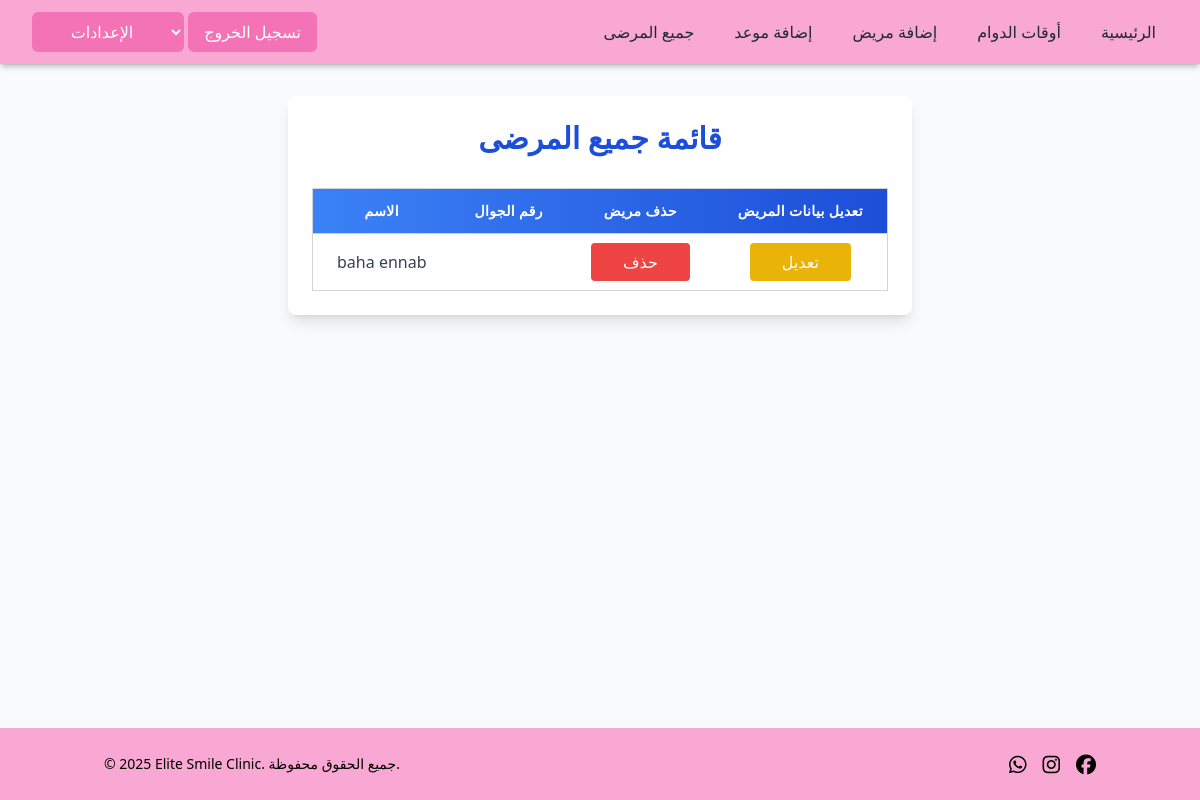
Before: /doctor/all_patients with the older database file.
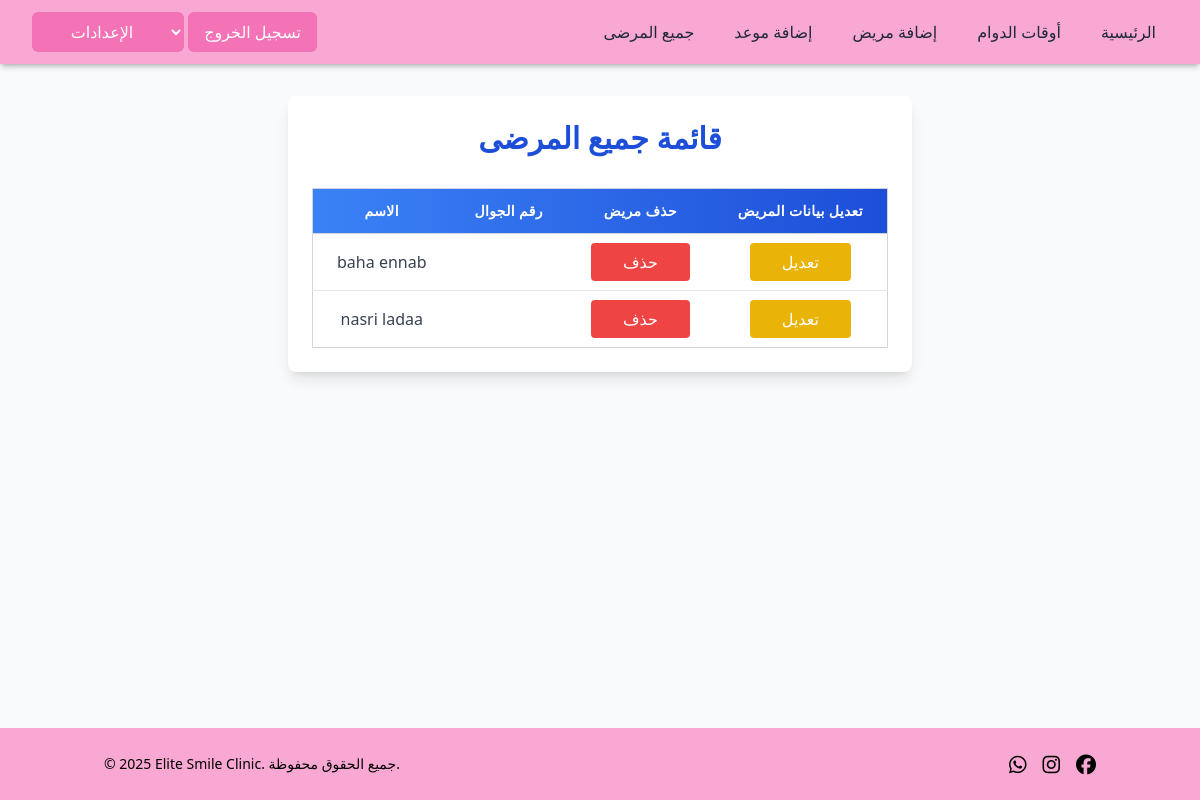
After: the same page with the newer database file.
### clinic_app/models.py (models this page shows, shortened)
class User(models.Model):
    first_name = models.CharField(max_length=255)
    last_name = models.CharField(max_length=255)
    email = models.CharField(max_length=255)
    password = models.CharField(max_length=255)
    role = models.CharField(max_length=255, default='patient')
    doctor = models.ForeignKey('self', null=True, blank=True, on_delete=models.SET_NULL, related_name='patients')
    birth_date = models.DateField(blank=True, null=True)
    gender = models.CharField(max_length=10, blank=True)  # No need for null=True in CharField
    social_status = models.CharField(max_length=20, blank=True)
    id_number = models.CharField(max_length=20, blank=True)
    phone = models.CharField(max_length=20, blank=True)
    chronic_disease = models.BooleanField(default=False)
    takes_medications = models.BooleanField(default=False)
    drug_allergy = models.BooleanField(default=False)
    allergy_details = models.TextField(blank=True)
    dialysis =models.BooleanField(default=False)
    treatment_plan = models.TextField(blank=True)
    created_at = models.DateTimeField(auto_now_add=True)
    updated_at = models.DateTimeField(auto_now=True)
    objects = UserManager()

### doctor_app/views.py (the view)
# urls.py: path('all_patients', views.all_patients, name='all_patients_display'),
def all_patients(request):
    context = {
            'patients': User.objects.filter(role='patient')
        }
    return render(request, 'doctor/all_patients_display.html', context)

### doctor_app/templates/doctor/all_patients_display.html (shortened to what this page needs)
<!DOCTYPE html>
<html lang="en">
<head>
    <script src="https://cdn.tailwindcss.com"></script>
</head>
    <body class="flex flex-col min-h-screen bg-gray-50 font-sans">
    <div dir="ltr" class="shadow-md bg-white">
        {% include 'doctor/navbardoctor.html' %}
    </div>
    <main class="flex-grow max-w-6xl mx-auto px-4 py-8">
        <div class="bg-white shadow-lg rounded-lg p-6">
            <h1 class="text-3xl font-bold text-center text-blue-700 mb-8">قائمة جميع المرضى</h1>
            <div class="overflow-x-auto">
                <table class="min-w-full border border-gray-300 rounded-lg text-center shadow-sm">
                    <thead class="bg-gradient-to-r from-blue-500 to-blue-700 text-white">
                        <tr>
                            <th class="py-3 px-6 border-b border-gray-300 text-sm font-semibold tracking-wide">الاسم </th>
                            <th class="py-3 px-6 border-b border-gray-300 text-sm font-semibold tracking-wide">رقم الجوال </th>
                            <th class="py-3 px-6 border-b border-gray-300 text-sm font-semibold tracking-wide">  حذف مريض</th>
                            <th class="py-3 px-6 border-b border-gray-300 text-sm font-semibold tracking-wide">  تعديل بيانات المريض</th>
                        </tr>
                    </thead>
                    <tbody class="bg-white divide-y divide-gray-200 text-gray-700">
                        {% for patient in patients %}
                        <tr class="hover:bg-blue-50 transition duration-200 ease-in-out">
                            <td class="py-4 px-6"><a href="patient_details_display/{{patient.id}}">{{ patient.first_name }} {{ patient.last_name }}</a></td>
                            <td class="py-4 px-6">{{ patient.phone }}</td>
                            <td class="py-4 px-6"><a href="delete_patient/{{patient.id}}"
                                class="bg-red-500 hover:bg-red-800 text-white py-2 px-8 rounded"><button>حذف</button></a></td>
                            <td class="py-4 px-6"><a href="edit_patient_display/{{patient.id}}"
                                class="bg-yellow-500 hover:bg-yellow-600 text-white py-2 px-8 rounded"><button>تعديل</button></a></td>
                        </tr>
                        {% endfor %}
                    </tbody>
                </table>
            </div>
    </main>
    <footer class=" text-center ">
        {% include 'clinic/footer.html' %}
    </footer>
</body>
</html>

Changed rows visible on the page:
added User: first_name "nasri", last_name "ladaa"
